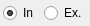
<?xml version="1.0" encoding="UTF-8"?>
<ui version="4.0">
 <class>CModelModeSelector</class>
 <widget class="QFrame" name="CModelModeSelector">
  <property name="geometry">
   <rect>
    <x>0</x>
    <y>0</y>
    <width>88</width>
    <height>25</height>
   </rect>
  </property>
  <property name="windowTitle">
   <string>Model include/exclude</string>
  </property>
  <property name="frameShape">
   <enum>QFrame::NoFrame</enum>
  </property>
  <property name="frameShadow">
   <enum>QFrame::Plain</enum>
  </property>
  <layout class="QHBoxLayout" name="hl_ModelModeSelector">
   <property name="leftMargin">
    <number>3</number>
   </property>
   <property name="topMargin">
    <number>3</number>
   </property>
   <property name="rightMargin">
    <number>3</number>
   </property>
   <property name="bottomMargin">
    <number>3</number>
   </property>
   <item>
    <widget class="QRadioButton" name="rb_Include">
     <property name="toolTip">
      <string>Include model</string>
     </property>
     <property name="text">
      <string>In</string>
     </property>
     <property name="checked">
      <bool>true</bool>
     </property>
    </widget>
   </item>
   <item>
    <widget class="QRadioButton" name="rb_Exclude">
     <property name="text">
      <string>Ex.</string>
     </property>
    </widget>
   </item>
  </layout>
 </widget>
 <resources/>
 <connections/>
</ui>
